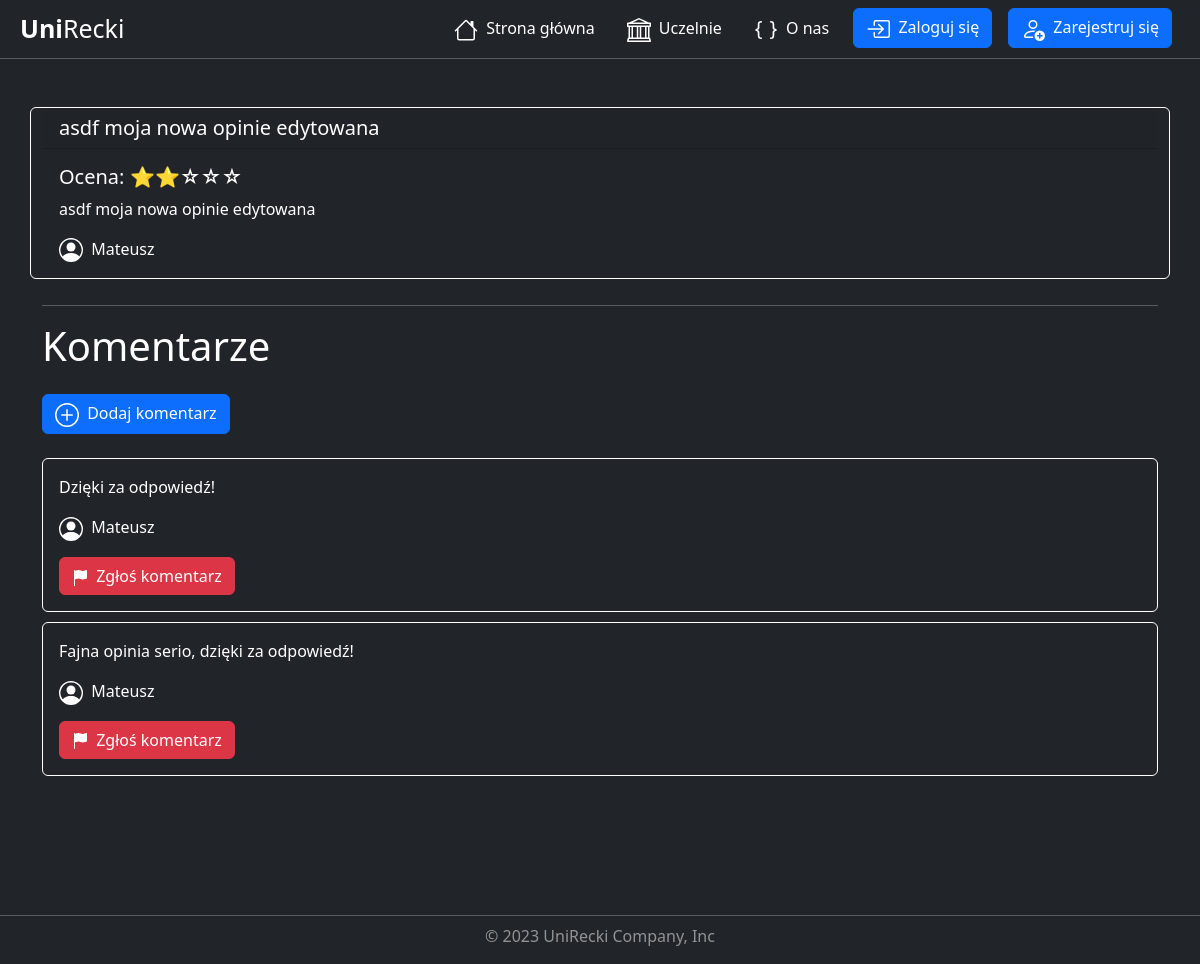
Before: /university/review/18/ with the older database file.
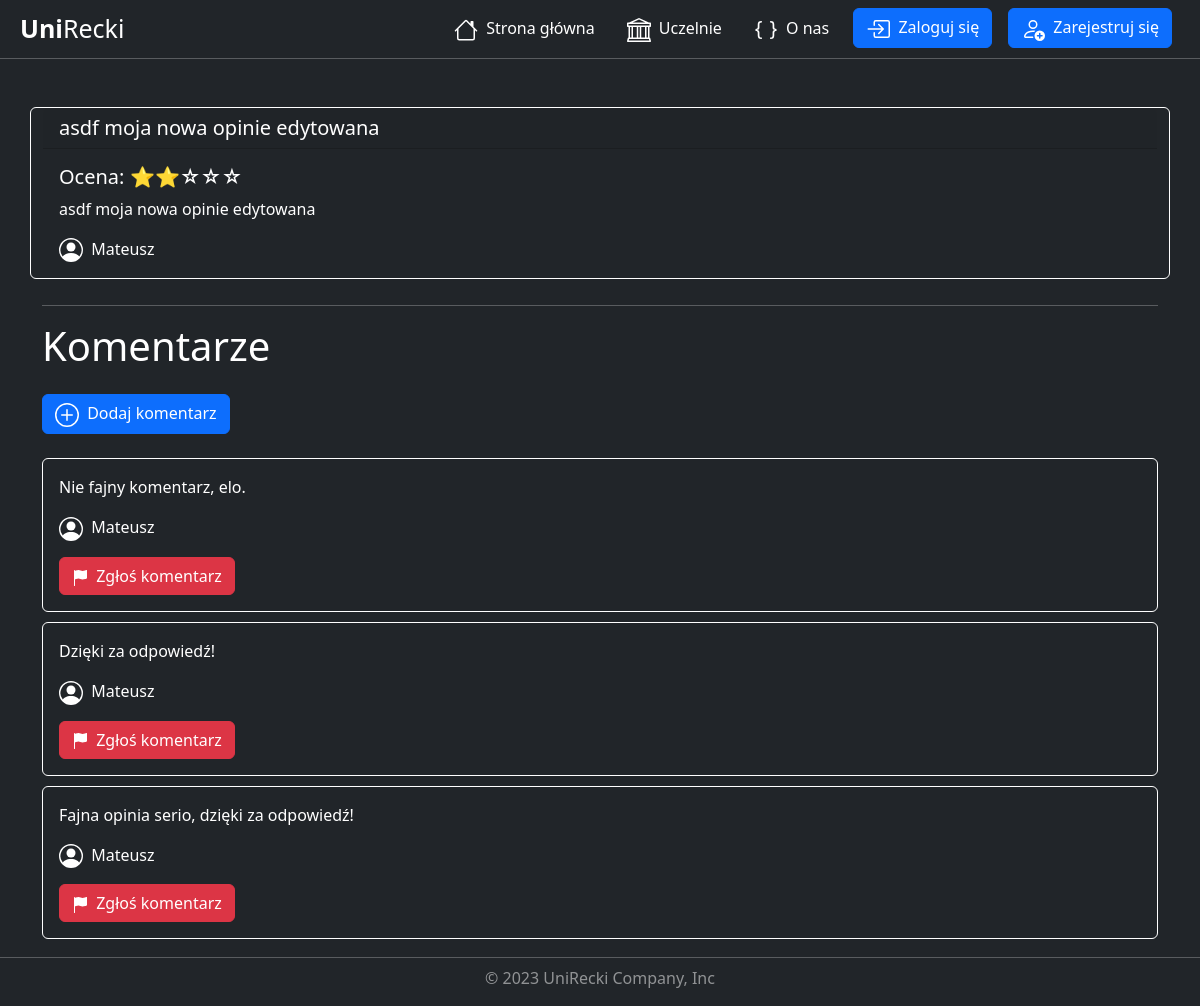
After: the same page with the newer database file.
### universities/models.py (models this page shows, shortened)
class Comment(models.Model):
    description = models.CharField( max_length=3000)
    add_date = models.DateTimeField(default=timezone.now, blank=True)
    review = models.ForeignKey(Review, on_delete=models.CASCADE)
    user = models.ForeignKey(User, on_delete=models.CASCADE)
    class Meta:
        verbose_name = 'Comment'
        verbose_name_plural = 'Comments'

class Review(models.Model):
    title = models.CharField( max_length=150)
    description = models.CharField( max_length=3000)
    rating = models.IntegerField(validators=[
            MaxValueValidator(5),
            MinValueValidator(1)
        ])
    add_date = models.DateTimeField(default=timezone.now, blank=True)
    university = models.ForeignKey(University, on_delete=models.CASCADE)
    user = models.ForeignKey(User, on_delete=models.CASCADE)
    users_like = models.ManyToManyField(User, related_name='images_liked', blank=True)
    class Meta:
        verbose_name = 'Review'
        verbose_name_plural = 'Reviews'

### universities/views.py (the view)
# urls.py: path('review/<int:pk>/', views.ReviewDetailView.as_view(), name='review_detail'),
class ReviewDetailView(DetailView):
    model = Review
    template_name = 'universities/review_detail.html'
    context_object_name = 'review'
    def get_context_data(self, **kwargs):
        context = super().get_context_data(**kwargs)
        review = self.get_object()
        comments = review.comment_set.all().order_by('-add_date')
        context['comments'] = comments
        return context

### universities/templates/universities/review_detail.html (shortened to what this page needs)
{% extends "base.html" %}
{% load static %}
{% block css %}
    <link rel="stylesheet" href="{% static "universities/review_detail.css" %}">
{% endblock css %}
{% block content %}
    <div class="container mt-5">
        <div class="row">
            <div class="card bg-dark">
                <h5 class="card-header ">{{ review.title }}</h5>
                <div class="card-body">
                    <h5 class="card-title">
                        Ocena:
                        {% if review.rating == 5 %}
                            ⭐⭐⭐⭐⭐
                        {% elif review.rating == 4 %}
                            ⭐⭐⭐⭐☆
                        {% elif review.rating == 3 %}
                            ⭐⭐⭐☆☆
                        {% elif review.rating == 2 %}
                            ⭐⭐☆☆☆
                        {% elif review.rating == 1 %}
                            ⭐☆☆☆☆
                        {% endif %}
                    </h5>
                    <p class="card-text">{{ review.description }}</p>
                    <p class="card-text">
                        {{ review.user.username }}
                    </p>
                </div>
            </div>
        </div>
        <hr class="mt-3">
        <div class="row">
            <h1>Komentarze</h1>
        </div>
        <a href="{% url 'comment_create' review.pk %}"
           class="btn btn-primary my-3">
        Dodaj komentarz</a>
        <div class="row">
            <div class="container mt-2">
                {% for comment in comments %}
                    <div class="card bg-dark">
                        <div class="card-body">
                            <p class="card-text">{{ comment.description }}</p>
                            <p class="card-text">
                                {{ review.user.username }}
                            </p>
                            <a href="{% url 'comment_report_create' review.pk comment.pk %}"
                               class="btn btn-danger">
                            Zgłoś komentarz</a>
                        </div>
                    </div>
                {% endfor %}
            </div>
        </div>
    </div>
{% endblock content %}

Changed rows visible on the page:
added Comment: description "Nie fajny komentarz, elo.", {{ review.user.username }} "Mateusz"
